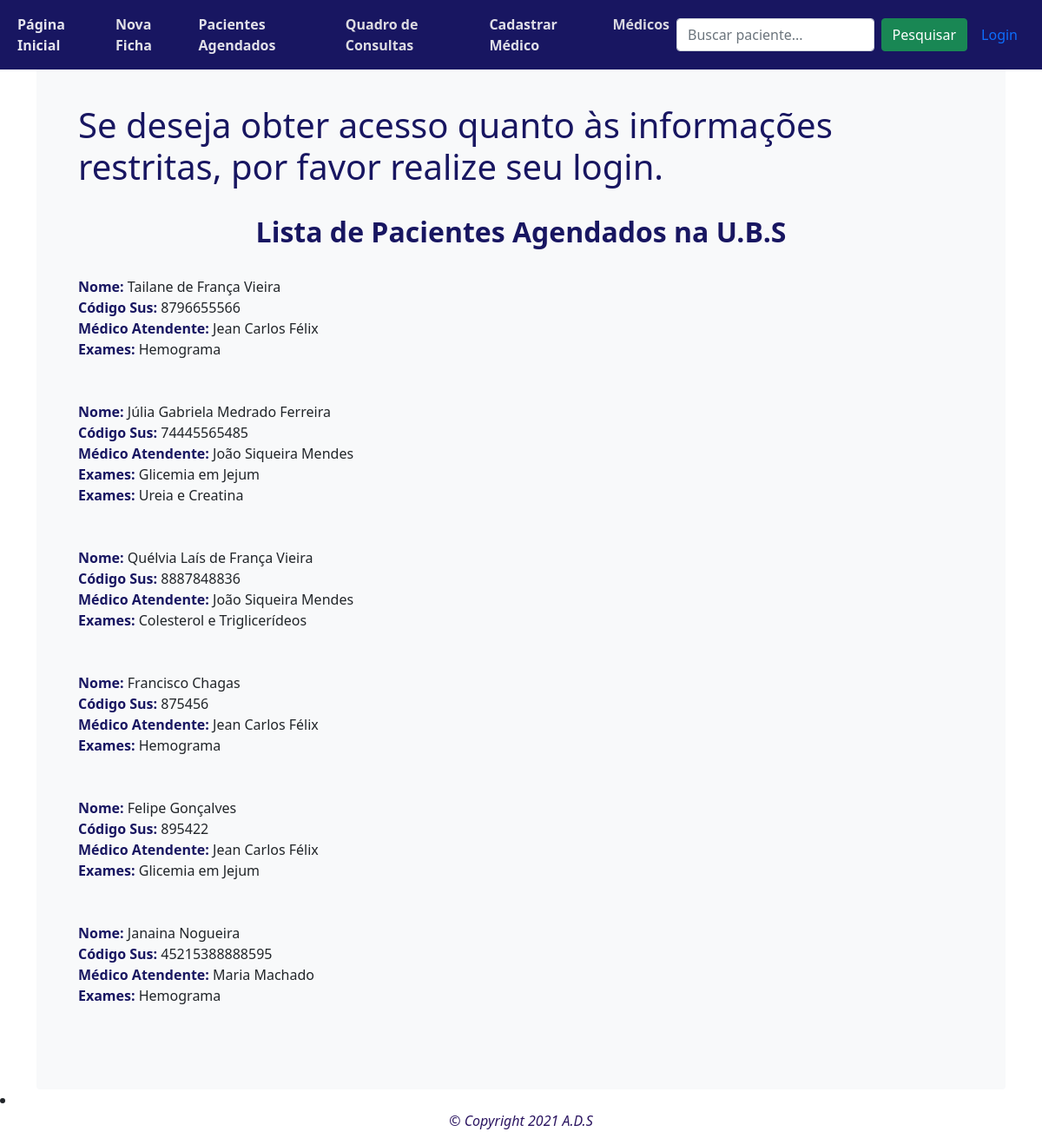
Page /listar_pacientes on the committed database.
### prontuario/models.py (models this page shows, shortened)
class Paciente(models.Model):
    nome = models.CharField(max_length=200, null=False, blank=False)
    codigo_sus = models.CharField(max_length=20)
    data_cadastro = models.DateField(null=False, blank=False)
    ultima_consulta = models.DateField(null=False, blank=False)
    peso = models.CharField(max_length=5)
    altura = models.CharField(max_length=5)
    data_nascimento = models.DateField(null=False, blank=False)
    sexo = models.CharField(max_length=9)
    cep = models.CharField(max_length=10)
    cidade = models.CharField(max_length=20)
    uf = models.CharField(max_length=20)
    bairro = models.CharField(max_length=30)
    rua = models.CharField(max_length=30)
    numero = models.CharField(max_length=20)
    telefone = models.CharField(max_length=12)
    email = models.CharField(max_length=50)
    imagem = models.ImageField(upload_to='prontuario/media', blank=True)
    medico = models.ManyToManyField(Medico, blank = True)
    consulta = models.ForeignKey(Consulta, on_delete=models.CASCADE, verbose_name="Consulta")
    exame = models.ManyToManyField(Exame, blank = True)
    sintomas = models.CharField(max_length=30)
    medicacao = models.CharField(max_length=40)
    diagnostico = models.CharField(max_length=100)
    observacoes = models.TextField()

class Medico(models.Model):
    nome = models.CharField(max_length=200)
    especialidade = models.CharField(max_length=40)
    crm = models.CharField(max_length=8)
    def __str__(self):
        return self.nome

class Exame(models.Model):
    nome = models.CharField(max_length=200)
    def __str__(self):
        return self.nome

### prontuario/views.py (the view)
# urls.py: path('listar_pacientes', views.listar_pacientes, name='listar_pacientes'),
def listar_pacientes(request):
    pacientes = Paciente.objects.all()
    return render(request, 'prontuario/listar_pacientes.html', {'pacientes':pacientes})

### prontuario/templates/prontuario/listar_pacientes.html (shortened to what this page needs)
{% extends 'prontuario/base.html' %}
{% block content %}
{% if user.is_authenticated %}
    <h3 style="color: #181661;"> Seja Bem Vindo: {{user.username}} !!!</h3>
    <a href="{% url 'logout_usuario' %}">(   SAIR   )</a>
        {% else %}
          <h1 style="color: #181661;">Se deseja obter acesso quanto às informações restritas, por favor realize seu login.</h1>
            {% endif %}
            <br>
          <center><h2 style="color: #181661;"><b>Lista de Pacientes Agendados na U.B.S</b></h2></center><br>
           {% for paciente in pacientes %}
            <b style="color: #181661;">Nome:</b> {{ paciente.nome }}<br>
            <b style="color: #181661;">Código Sus:</b> {{ paciente.codigo_sus }}<br>
            {% for nome in paciente.medico.all %}
            <b style="color: #181661;">Médico Atendente:</b> {{ nome }}<br/>
            {% endfor %}
            {% for nome in paciente.exame.all %}
            <b style="color: #181661;">Exames:</b> {{ nome }}<br/>
            {% endfor %}
            <br>
            <br>
        {% endfor %}
{% endblock %}

### prontuario/templates/prontuario/base.html (shortened to what this page needs)
{% load static %}
<!doctype html>
<html lang="en">
  <head>
    <link rel="stylesheet" href="{% static 'css/bootstrap.min.css' %}">
    <link rel="stylesheet" href="{% static 'navbar-top-fixed.css' %}">
    <link href="navbar-top-fixed.css" rel="stylesheet" >
  </head>
  <body>
<nav class="navbar navbar-expand-md navbar-light fixed-top" style="background-color: #181661;">
    <div class="container-fluid">
    <div class="collapse navbar-collapse" id="navbarCollapse">
      <ul class="navbar-nav me-auto mb-2 mb-md-0">
            <li class="nav-item">
               <li class="nav-item">
                <li>
    <a class="nav-link active" aria-current="page" href="{% url 'pagina_inicial' %}" style="color: rgb(229, 228, 238);" ><b>Página Inicial</b></a>
                      </li>
            <a class="nav-link" href="{% url 'cadastrar_paciente' %}" style="color: rgb(225, 224, 231);"><b>Nova Ficha</b></a>
            </li>
            <li>
        <a class="nav-link active" aria-current="page" href="{% url 'listar_pacientes' %}" style="color: rgb(225, 224, 233);"><b>Pacientes Agendados</b></a>
          </li>
<li>
    <a class="nav-link active" aria-current="page" href="{% url 'listar_consultas' %}" style="color: rgb(221, 220, 226);"><b>Quadro de Consultas</b></a>
      </li>
      <li>
      <a class="nav-link" href="{% url 'cadastrar_medico' %}" style="color: rgb(223, 222, 231);"><b>Cadastrar Médico</b></a>
            </li>
            <li>
        <a class="nav-link active" aria-current="page" href="{% url 'listar_medicos' %}" style="color: rgb(216, 215, 224);"><b>Médicos</b></a>
          </li>
          </li>
      </ul>
      <form class="d-flex" action="{% url 'buscar_paciente' %}" method="POST">
          <input name="infor" class="form-control me-2" type="search" placeholder="Buscar paciente..." aria-label="Search">
          <button class="btn btn-success" type="submit">Pesquisar</button>
  </form>
  <ul class="nav justify-content-end">
    <li class="nav-item">
    {% if user.is_authenticated %}
      <a class="nav-link active" aria-current="page" href="{% url 'logout_usuario' %}">Sair</a>
    {% else %}
      <a class="nav-link active" aria-current="page" href="{% url 'page_login' %}">Login</a>
    {% endif %}
    </li>
  </ul>
    </div>
  </div>
</nav>
<main class="container">
  <div class="bg-light p-5 rounded" >
    {% block content %}
    {% endblock %}
        </div>
        </main>
    <div class="col-md-12">
          <li>
            <center><i><p style="color: #2c1661;">© Copyright 2021 A.D.S</p></i></center>
          </li>
      </div>
  </body>
</html>

### prontuario/static/navbar-top-fixed.css (style rules this page uses)
body { min-height: 75rem; padding-top: 4.5rem; }

### rows in the picture
Paciente: nome "Tailane de França Vieira", codigo_sus "8796655566"
Medico: nome "Jean Carlos Félix"
Exame: nome "Hemograma"
Paciente: nome "Júlia Gabriela Medrado Ferreira", codigo_sus "74445565485"
Medico: nome "João Siqueira Mendes"
Exame: nome "Glicemia em Jejum"
Exame: nome "Ureia e Creatina"
Paciente: nome "Quélvia Laís de França Vieira", codigo_sus "8887848836"
Exame: nome "Colesterol e Triglicerídeos"
Paciente: nome "Francisco Chagas", codigo_sus "875456"
Paciente: nome "Felipe Gonçalves", codigo_sus "895422"
Paciente: nome "Janaina Nogueira", codigo_sus "45215388888595"
Medico: nome "Maria Machado"
